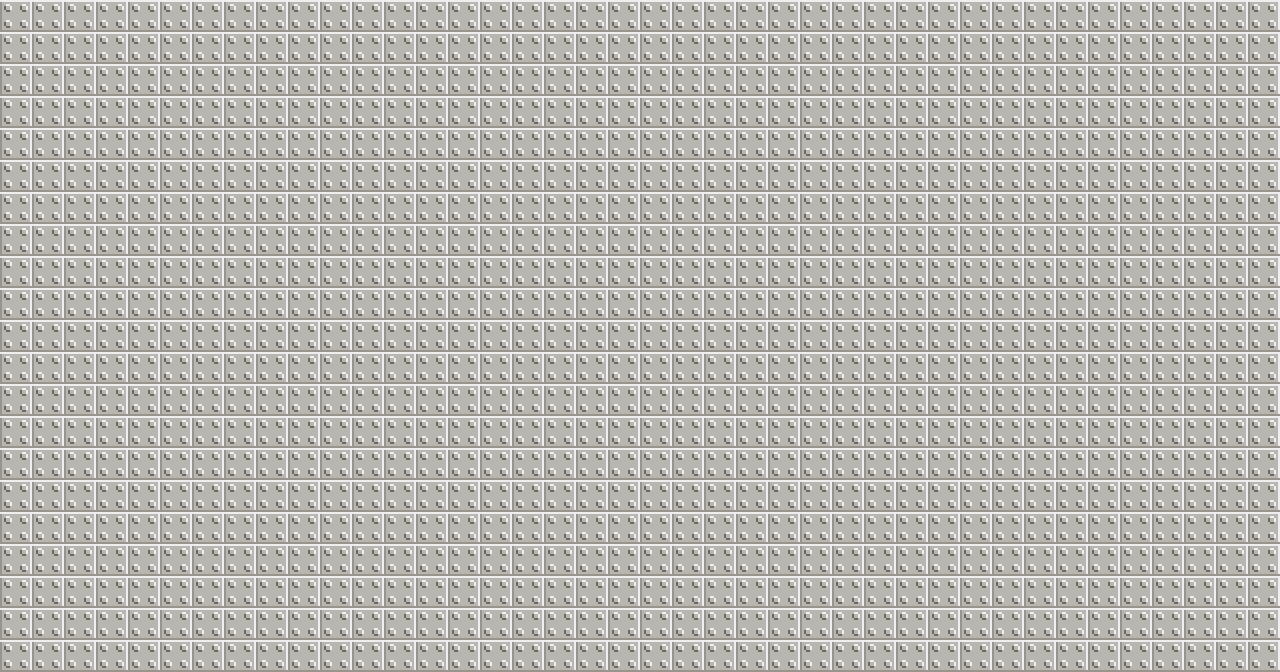

Rendered tile map (Tiled .tmx) drawn with the repository's tilesets; below, a short description and the full map source, tile grids included:
An orthogonal 40x21 tile map with 32x32 px tiles, 1 tile layer (Tile Layer 1).

<map version="1.0" orientation="orthogonal" renderorder="left-down" width="40" height="21" tilewidth="32" tileheight="32" nextobjectid="1">
 <tileset firstgid="1" name="Overworld" tilewidth="32" tileheight="32" tilecount="40" columns="8">
  <image source="simpleGraphics_tiles32x32.png" width="256" height="160" />
 </tileset>
 <layer name="Tile Layer 1" width="40" height="21">
  <data encoding="csv">
11,11,11,11,11,11,11,11,11,11,11,11,11,11,11,11,11,11,11,11,11,11,11,11,11,11,11,11,11,11,11,11,11,11,11,11,11,11,11,11,
11,11,11,11,11,11,11,11,11,11,11,11,11,11,11,11,11,11,11,11,11,11,11,11,11,11,11,11,11,11,11,11,11,11,11,11,11,11,11,11,
11,11,11,11,11,11,11,11,11,11,11,11,11,11,11,11,11,11,11,11,11,11,11,11,11,11,11,11,11,11,11,11,11,11,11,11,11,11,11,11,
11,11,11,11,11,11,11,11,11,11,11,11,11,11,11,11,11,11,11,11,11,11,11,11,11,11,11,11,11,11,11,11,11,11,11,11,11,11,11,11,
11,11,11,11,11,11,11,11,11,11,11,11,11,11,11,11,11,11,11,11,11,11,11,11,11,11,11,11,11,11,11,11,11,11,11,11,11,11,11,11,
11,11,11,11,11,11,11,11,11,11,11,11,11,11,11,11,11,11,11,11,11,11,11,11,11,11,11,11,11,11,11,11,11,11,11,11,11,11,11,11,
11,11,11,11,11,11,11,11,11,11,11,11,11,11,11,11,11,11,11,11,11,11,11,11,11,11,11,11,11,11,11,11,11,11,11,11,11,11,11,11,
11,11,11,11,11,11,11,11,11,11,11,11,11,11,11,11,11,11,11,11,11,11,11,11,11,11,11,11,11,11,11,11,11,11,11,11,11,11,11,11,
11,11,11,11,11,11,11,11,11,11,11,11,11,11,11,11,11,11,11,11,11,11,11,11,11,11,11,11,11,11,11,11,11,11,11,11,11,11,11,11,
11,11,11,11,11,11,11,11,11,11,11,11,11,11,11,11,11,11,11,11,11,11,11,11,11,11,11,11,11,11,11,11,11,11,11,11,11,11,11,11,
11,11,11,11,11,11,11,11,11,11,11,11,11,11,11,11,11,11,11,11,11,11,11,11,11,11,11,11,11,11,11,11,11,11,11,11,11,11,11,11,
11,11,11,11,11,11,11,11,11,11,11,11,11,11,11,11,11,11,11,11,11,11,11,11,11,11,11,11,11,11,11,11,11,11,11,11,11,11,11,11,
11,11,11,11,11,11,11,11,11,11,11,11,11,11,11,11,11,11,11,11,11,11,11,11,11,11,11,11,11,11,11,11,11,11,11,11,11,11,11,11,
11,11,11,11,11,11,11,11,11,11,11,11,11,11,11,11,11,11,11,11,11,11,11,11,11,11,11,11,11,11,11,11,11,11,11,11,11,11,11,11,
11,11,11,11,11,11,11,11,11,11,11,11,11,11,11,11,11,11,11,11,11,11,11,11,11,11,11,11,11,11,11,11,11,11,11,11,11,11,11,11,
11,11,11,11,11,11,11,11,11,11,11,11,11,11,11,11,11,11,11,11,11,11,11,11,11,11,11,11,11,11,11,11,11,11,11,11,11,11,11,11,
11,11,11,11,11,11,11,11,11,11,11,11,11,11,11,11,11,11,11,11,11,11,11,11,11,11,11,11,11,11,11,11,11,11,11,11,11,11,11,11,
11,11,11,11,11,11,11,11,11,11,11,11,11,11,11,11,11,11,11,11,11,11,11,11,11,11,11,11,11,11,11,11,11,11,11,11,11,11,11,11,
11,11,11,11,11,11,11,11,11,11,11,11,11,11,11,11,11,11,11,11,11,11,11,11,11,11,11,11,11,11,11,11,11,11,11,11,11,11,11,11,
11,11,11,11,11,11,11,11,11,11,11,11,11,11,11,11,11,11,11,11,11,11,11,11,11,11,11,11,11,11,11,11,11,11,11,11,11,11,11,11,
11,11,11,11,11,11,11,11,11,11,11,11,11,11,11,11,11,11,11,11,11,11,11,11,11,11,11,11,11,11,11,11,11,11,11,11,11,11,11,11
</data>
 </layer>
</map>
